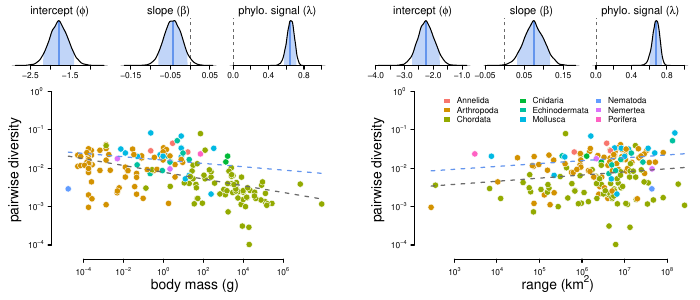

Here is the R script that generated this plot:
library(tidyverse)
source('color_scheme.r')
source('../../R/utilities.r')

load('../../data/main_datasets.Rdata')
load('../../data/diversity_range_bodymass_chains.Rdata')

d <- da_dps

output <- TRUE
# output <- FALSE

if (output)
  pdf("diversity_range_bodymass.pdf", width=7, height=3)


par(mar=c(0.5, 0.5, 1, 0.5), oma=rep(0.4, 4))
opar <- par(no.readonly=TRUE)
layout(matrix(c(1, 2, 3, 4, 5, 6, 7,
                8, 8, 8, 9, 10, 10, 10), 
              byrow=TRUE, ncol=7, nrow=2),
      height=c(0.3, 1), width=c(0.3, 0.3, 0.3, 0.1, 0.3, 0.3, 0.3))


phi <- rstan:::extract(dbm_fit, pars='phi')$phi
beta <- rstan:::extract(dbm_fit, pars='beta')$beta
sigma_r <- rstan:::extract(dbm_fit, pars='sigma_r')$sigma_r 
sigma_p <- rstan:::extract(dbm_fit, pars='sigma_p')$sigma_p

lambda <- sigma_p / (sigma_p + sigma_r)

post_plot(phi, main=latex2exp::TeX('intercept ($\\phi$)'))
# text(-3.7, 1.23, 'OLS', cex=0.9)
post_plot(beta, main=latex2exp::TeX('slope ($\\beta$)'))
# text(0.140, 20.3, 'OLS', cex=0.9)
post_plot(lambda, main=latex2exp::TeX('phylo. signal ($\\lambda$)'),
           xlim=c(0, 1))

par(mar=rep(0, 4))
plot.new()


par(mar=c(0.5, 0.5, 1, 0.5))
phi <- rstan:::extract(drn_fit, pars='phi')$phi
beta <- rstan:::extract(drn_fit, pars='beta')$beta
sigma_r <- rstan:::extract(drn_fit, pars='sigma_r')$sigma_r 
sigma_p <- rstan:::extract(drn_fit, pars='sigma_p')$sigma_p

lambda <- sigma_p / (sigma_p + sigma_r)

post_plot(phi, main=latex2exp::TeX('intercept ($\\phi$)'))
# text(-3.7, 1.23, 'OLS', cex=0.9)
post_plot(beta, main=latex2exp::TeX('slope ($\\beta$)'))
# text(0.140, 20.3, 'OLS', cex=0.9)
post_plot(lambda, main=latex2exp::TeX('phylo. signal ($\\lambda$)'),
           xlim=c(0, 1))


par(mar=c(3, 4, 1, 0))

y <- d$log10_diversity
x <- d$log10_body_mass
plot(x, y, col=phyla_cols[d$phylum], type='n', 
     axes=FALSE,
     ylab='', xlab='', ylim=c(-4.1, 0)) 

points(x, y, pch=21, cex=1.3, lwd=0.4,
       bg=phyla_cols[d$phylum], col='white')
xseq <- seq(-4, 6, 2)
yseq <- (-4):0
axis(1, xseq, 
     line=0.3,
     padj = -0.9,
     cex.axis=0.8,
     tck=-0.02,
     labels=latex2exp::TeX(sprintf("$10^{%d}$", xseq)))

axis(2, yseq, 
     las=1, 
     cex.axis=0.8,
     tck=-0.02, hadj=0.65,
     labels=latex2exp::TeX(sprintf("$10^{%d}$", yseq)),
     line=0.5)
mu <- colMeans(rstan:::extract(dbm_fit, 'mu_rep')$mu_rep)
z <- log10_body_mass_seq
lines(z, mu, lwd=1.2, lty=2, col='cornflowerblue')
lines(z, coef(dbm_ols)[1] + coef(dbm_ols)[2]*z, lwd=1.2, lty=2, col='gray42')

title(ylab="pairwise diversity", line=2.8, cex.lab=1.2)
title(xlab=latex2exp::TeX("body mass (g)"), line=2, cex.lab=1.2)

par(mar=rep(0, 4))
plot.new()


par(mar=c(3, 4, 1, 0))
y <- d$log10_diversity
x <- d$log10_range
plot(x, y, col=phyla_cols[d$phylum], type='n', 
     axes=FALSE,
     ylab='', xlab='', ylim=c(-4.1, 0)) 
xseq <- seq(3, 8)
axis(1, xseq, 
     line=0.3,
     padj = -0.9,
     cex.axis=0.8,
     tck=-0.02,
     labels=latex2exp::TeX(sprintf("$10^{%d}$", xseq)))
axis(2, yseq, 
     las=1, 
     cex.axis=0.8,
     tck=-0.02, hadj=0.65,
     labels=latex2exp::TeX(sprintf("$10^{%d}$", yseq)),
     line=0.5)

points(x, y, pch=21, cex=1.3, lwd=0.4,
       bg=phyla_cols[d$phylum], col='white')

mu <- colMeans(rstan:::extract(drn_fit, 'mu_rep')$mu_rep)
z <- log10_range_seq
lines(z, mu, lwd=1.2, lty=2, col='cornflowerblue')
lines(z, coef(drn_ols)[1] + coef(drn_ols)[2]*z, lwd=1.2, lty=2, col='gray42')

title(ylab="pairwise diversity", line=2.8, cex.lab=1.2)
title(xlab=latex2exp::TeX("range (km^2)"), line=2, cex.lab=1.2)

legend(2, 0, names(phyla_cols), fill=phyla_cols,
       bty='n', border=0, cex=0.7, ncol=3)



if (output)
  dev.off()

